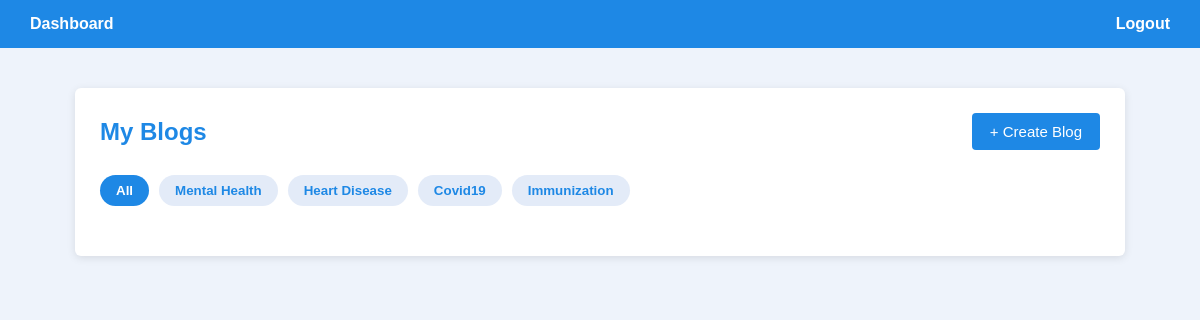
Page /doctor/my-blogs/ (signed in) on the earlier database version.
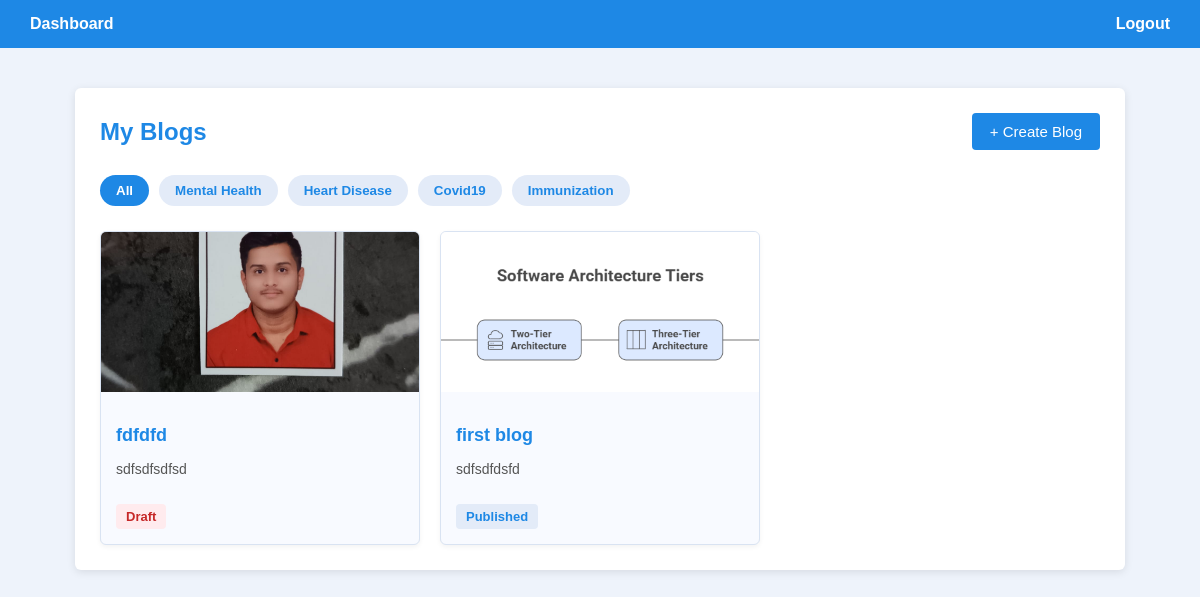
Same page on the later database version.
### doctor/models.py (models this page shows, shortened)
class Category(models.Model):
    category = models.CharField(max_length = 100, unique = True)

class BlogPost(models.Model):
    author = models.ForeignKey(User , on_delete = models.CASCADE)
    title = models.CharField(max_length=255)
    image = models.ImageField(upload_to='blog_images/', blank=True, null=True)
    category = models.ForeignKey(Category, on_delete=models.SET_NULL, null=True)
    summary = models.TextField()
    content = models.TextField()
    is_draft = models.BooleanField(default=True)
    created_at = models.DateTimeField(auto_now_add=True)

### doctor/views.py (the view, shortened to what this page needs)
# urls.py: path('my-blogs/' , views.MyBlog , name = 'my-blogs'),
def MyBlog(request):
    categories = Category.objects.all()
    Blogs = BlogPost.objects.filter(author=request.user).select_related('category').order_by('-id')
    return render(request, 'doctor_blogs.html', { 'categories': categories, 'blogs': Blogs })

### templates/doctor_blogs.html (shortened to what this page needs)
<!DOCTYPE html>
<html>
<head>
</head>
<body>
    <div class="navbar">
        <a href="/doctor/doctor-dashboard">Dashboard</a>
        <a href="/logout">Logout</a>
    </div>
    <div class="container">
        <div class="header">
            <h2>My Blogs</h2>
            <button class="create-btn" id="openModal">+ Create Blog</button>
        </div>
        <div class="categories">
            <button class="category-btn active" data-category="all">All</button>
            {% for cat in categories %}
                <button class="category-btn" data-category="{{ cat.id|stringformat:"s" }}">{{ cat.category }}</button>
            {% endfor %}
        </div>
        <div class="blogs" id="blogList">
            {% for blog in blogs %}
                <div class="blog-card" data-category="{{ blog.category.id|stringformat:"s" }}">
                    {% if blog.image %}
                        <img src="{{ blog.image.url }}" alt="{{ blog.title }}">
                    {% else %}
                        <img src="https://via.placeholder.com/400x200?text=No+Image" alt="No Image">
                    {% endif %}
                    <div class="blog-card-content">
                        <h3>{{ blog.title }}</h3>
                        <p>
                            {% with blog.summary|truncatewords:15 as short_summary %}
                                {{ short_summary }}
                            {% endwith %}
                        </p>
                        {% if blog.is_draft %}
                            <span class="status draft">Draft</span>
                        {% else %}
                            <span class="status">Published</span>
                        {% endif %}
                    </div>
                </div>
            {% endfor %}
        </div>
    </div>
</body>
</html>

Differences in the rows shown:
added BlogPost: image (picture), title "fdfdfd", summary "sdfsdfsdfsd", is_draft "Draft"
added BlogPost: image (picture), title "first blog", summary "sdfsdfdsfd", is_draft "Published"
